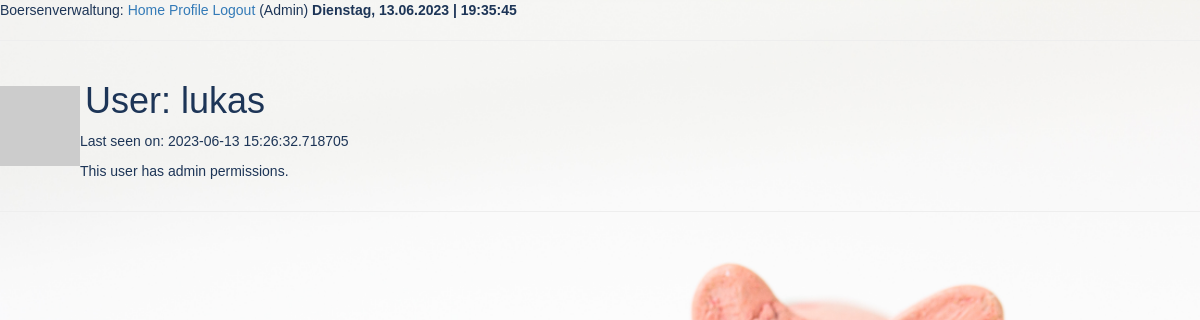
Page /user/lukas (signed in) on the earlier database version.
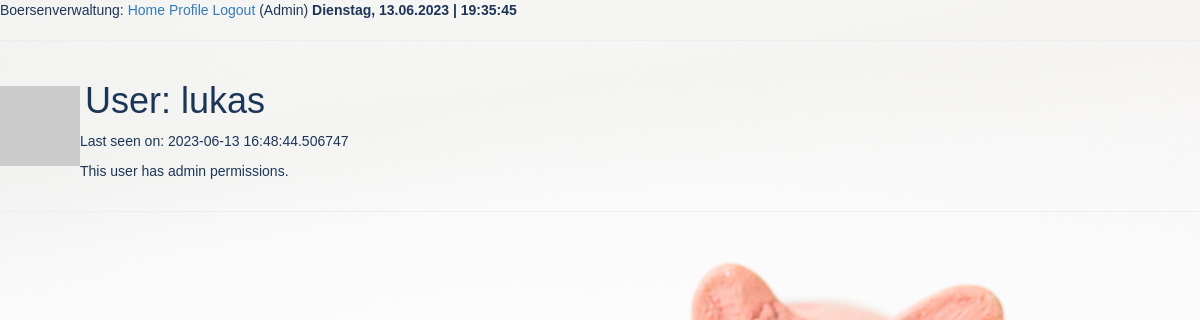
Same page on the later database version.
### app/models.py (models this page shows, shortened)
class User(UserMixin, db.Model):
    id = Column(Integer, primary_key=True)
    username = Column(String(64), index=True, unique=True)
    email = Column(String(120), index=True, unique=True)
    password_hash = Column(String(128))
    last_seen = Column(DateTime, default=datetime.utcnow)
    admin_tag = Column(Boolean, default=False)
    def avatar(self, size):
        digest = md5(self.username.lower().encode('utf-8')).hexdigest()
        return 'https://www.gravatar.com/avatar/{}?s={}'.format(
            digest, size)

### app/routes.py (the view)
@app.route('/user/<username>')
@login_required
def user(username):
    user = User.query.filter_by(username=username).first_or_404()
    posts = Post.query.all()
    return render_template('user.html', user=user, posts=posts)

### app/models.py (called while the page is built)
@login.user_loader
def load_user(id):
    return User.query.get(int(id))

### app/routes.py (called while the page is built)
@app.context_processor
def inject_datetime():
    return {'current_time': datetime.utcnow()}

@app.before_request
def before_request():
    if current_user.is_authenticated:
        current_user.last_seen = datetime.utcnow()
        db.session.commit()

### app/templates/user.html
{% extends "base.html" %}
{% block content %}
    <table>
        <tr>
            <td><img class = "top" src="{{ user.avatar(128) }}" alt="link"></td>
            <td>
                <h1>User: {{ user.username }}</h1>
                {% if user.last_seen %}<p>Last seen on: {{ user.last_seen }}</p>{% endif %}
                {% if user.admin_tag %}<p>This user has admin permissions.</p>{% endif %}
            </td>
        </tr>
    </table>
    <hr>
{% endblock %}

### app/templates/base.html (shortened to what this page needs)
{% extends "bootstrap/base.html" %}
{% block head %}
    {{ super() }}
    <link rel="stylesheet" type="text/css" href="{{ url_for('static', filename='styles.css') }}">
{% endblock %}
{% block body %}
        <body style="background-image: url('/static/background.jpg');
        background-size: 100%;
        background-repeat: no-repeat;
        background-attachment: fixed;"
    >
    <div>
        Boersenverwaltung:
        <a href="{{ url_for('index') }}">Home</a>
        {% if current_user.is_anonymous %}
        <a href="{{ url_for('login') }}">Login</a>
        {% else %}
        <a href="{{ url_for('user', username=current_user.username) }}">Profile</a>
        <a href="{{ url_for('logout') }}">Logout</a>
        {% endif %}
        {% if current_user.admin_tag %}
        (Admin)
        {% endif %}
        <b id="current-date"></b>
        <b id="current-time"></b>
    </div>
    <hr>
    {% block content %}{% endblock %}
{% endblock %}

### app/static/styles.css (style rules this page uses)
body { background-image: url("app/static/background.jpg"); background-size: auto 100%; background-size: 100% auto; background-color: rgba(0,0,0,0.5); background-repeat: no-repeat; background-attachment: fixed; color: #1D3557; font-family: "Helvetica"; }
h1 { color: #1D3557; margin-left: 5px; }

Differences in the rows shown:
changed User "lukas": last_seen "2023-06-13 15:26:32.718705" → "2023-06-13 16:48:44.506747"
